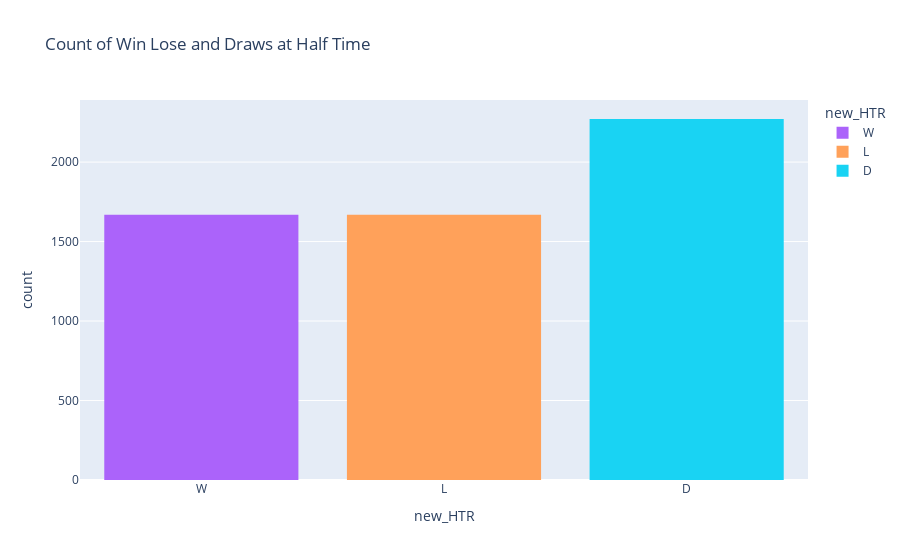

Notebook code for this chart:
### Code cell
#Check the distribution of the results a the hald of the game

fig = px.histogram(df1, x="new_HTR", title='Count of Win Lose and Draws at Half Time', color="new_HTR",
                  color_discrete_map = {0:'red',1:'blue',2:'purple'})
fig.show()

### Figure 1 — Plotly figure (JSON) as saved in the notebook; plotly's stock layout.template omitted (floating-point values rounded to 4 significant figures; data arrays with more than 128 entries replaced by an {"elided": "..."} marker saying what was removed)
{"data": [{"alignmentgroup": "True", "bingroup": "x", "hovertemplate": "new_HTR=%{x}<br>count=%{y}<extra></extra>", "legendgroup": "W", "marker": {"color": "#ab63fa", "pattern": {"shape": ""}}, "name": "W", "offsetgroup": "W", "orientation": "v", "showlegend": true, "type": "histogram", "x": {"elided": "1668 str values"}, "xaxis": "x", "yaxis": "y"}, {"alignmentgroup": "True", "bingroup": "x", "hovertemplate": "new_HTR=%{x}<br>count=%{y}<extra></extra>", "legendgroup": "L", "marker": {"color": "#FFA15A", "pattern": {"shape": ""}}, "name": "L", "offsetgroup": "L", "orientation": "v", "showlegend": true, "type": "histogram", "x": {"elided": "1668 str values"}, "xaxis": "x", "yaxis": "y"}, {"alignmentgroup": "True", "bingroup": "x", "hovertemplate": "new_HTR=%{x}<br>count=%{y}<extra></extra>", "legendgroup": "D", "marker": {"color": "#19d3f3", "pattern": {"shape": ""}}, "name": "D", "offsetgroup": "D", "orientation": "v", "showlegend": true, "type": "histogram", "x": {"elided": "2271 str values"}, "xaxis": "x", "yaxis": "y"}], "layout": {"autosize": true, "barmode": "relative", "legend": {"title": {"text": "new_HTR"}, "tracegroupgap": 0}, "title": {"text": "Count of Win Lose and Draws at Half Time"}, "xaxis": {"anchor": "y", "autorange": true, "categoryarray": ["W", "L", "D"], "categoryorder": "array", "domain": [0, 1], "range": [-0.5, 2.5], "title": {"text": "new_HTR"}, "type": "category"}, "yaxis": {"anchor": "x", "autorange": true, "domain": [0, 1], "range": [0, 2391.0], "title": {"text": "count"}}}}
